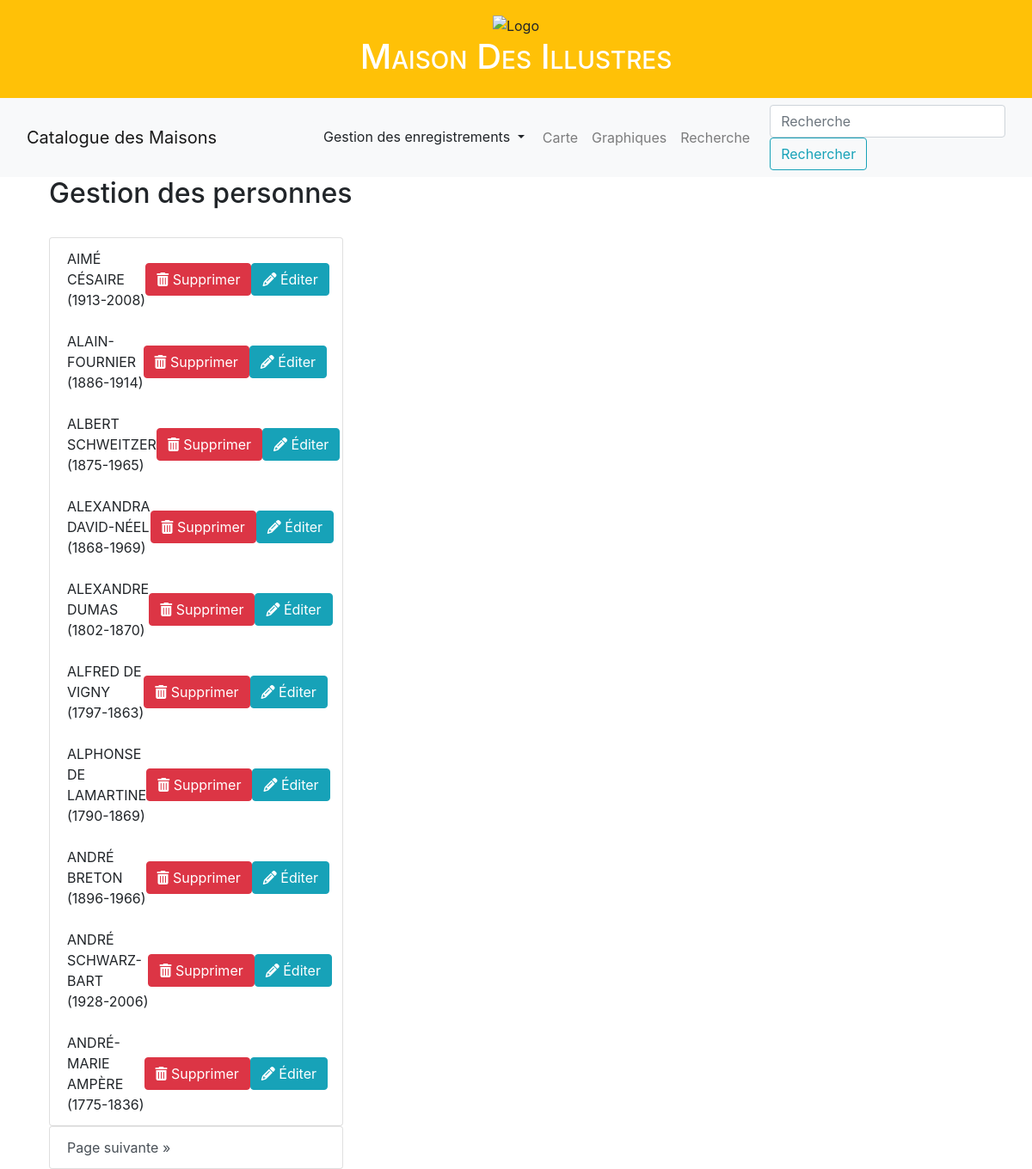
/personnes, run on the app's committed database.
### appli/app/models/data.py (models this page shows, shortened)
class Personnes(db.Model):
    __tablename__ = "personnes"
    idWikidata = db.Column(db.String(20), primary_key=True)
    nomIllustre = db.Column(db.String(45))
    ddn = db.Column(db.Integer) #on ne garde que l'année
    ddm = db.Column(db.Integer) #idem
    genre = db.Column(db.Enum(Genre))
    image = db.Column(db.String(300))
    article = db.Column(db.String(300))
    maison = db.relationship(
        "Maisons",
        backref = "maisons",
        lazy = "dynamic"
    )

### appli/app/routes/generales.py (the view)
@app.route("/personnes", methods=['GET', 'POST'])
@app.route("/personnes/<int:page>", methods=['GET', 'POST'])
def personnes(page=1):
    donnees = Personnes.query.order_by(Personnes.nomIllustre).paginate(page=page, per_page=app.config["MAISONS_PER_PAGE"])
    return render_template("pages/liste_personnes.html",
        sous_titre="Liste des personnes",
        donnees=donnees)

### appli/app/templates/pages/liste_personnes.html (shortened to what this page needs)
{% extends "partials/conteneur.html" %}
{% block body %}
<section class="padding-lg">
    <div class="container">
        <div class="row">
            <div class="col-md-30">
                <div class="heading heading-icon">
                    <h2>Gestion des personnes</h2>
                </div>
                <br>
                <div class="row">
                    <div class="col-md-4">
                        <div class="list-group" id="list-tab" role="tablist">
                            <ul class="list-group">
                                {% for personne in donnees.items %}
                                    <li class="list-group-item d-flex justify-content-between align-items-center">
                                        {{ personne.nomIllustre }} ({{ personne.ddn }}-{{ personne.ddm }})
                                        <div class="btn-group btn-group-sm">
                                            <form action="{{ url_for('sup_personne', nom_personne=personne.nomIllustre) }}" method="post" class="del-component">
                                                <button class="btn btn-danger" type="submit">
                                                    <i class="fa fa-trash"></i> Supprimer
                                                </button>
                                            </form>
                                        </div>
                                        <div class="btn-group btn-group-sm">
                                            <a href="{{ url_for('update_personne', nom_personne=personne.nomIllustre) }}">
                                                <button class="btn btn-info" type="submit">
                                                    <i class="fa fa-pencil"></i> Éditer
                                                </button>
                                            </a>
                                        </div>
                                    </li>
                                {% endfor %}
                            </ul>
                            {% if donnees.next_num %}
                                <a class="list-group-item list-group-item-action btn btn-outline-dark{% if donnees.page == donnees.pages %} disabled{% endif %}"
                                   id="list-list-next" href="{{ url_for('personnes', page=donnees.next_num) }}">
                                    Page suivante &raquo;
                                </a>
                            {% endif %}
                        </div>
                    </div>
                </div>
            </div>
        </div>
    </div>
</section>
{% endblock %}

### data on the page
Personnes: nomIllustre "AIMÉ CÉSAIRE", ddn "1913", ddm "2008"
Personnes: nomIllustre "ALAIN-FOURNIER", ddn "1886", ddm "1914"
Personnes: nomIllustre "ALBERT SCHWEITZER", ddn "1875", ddm "1965"
Personnes: nomIllustre "ALEXANDRA DAVID-NÉEL", ddn "1868", ddm "1969"
Personnes: nomIllustre "ALEXANDRE DUMAS", ddn "1802", ddm "1870"
Personnes: nomIllustre "ALFRED DE VIGNY", ddn "1797", ddm "1863"
Personnes: nomIllustre "ALPHONSE DE LAMARTINE", ddn "1790", ddm "1869"
Personnes: nomIllustre "ANDRÉ BRETON", ddn "1896", ddm "1966"
Personnes: nomIllustre "ANDRÉ SCHWARZ-BART", ddn "1928", ddm "2006"
Personnes: nomIllustre "ANDRÉ-MARIE AMPÈRE", ddn "1775", ddm "1836"
